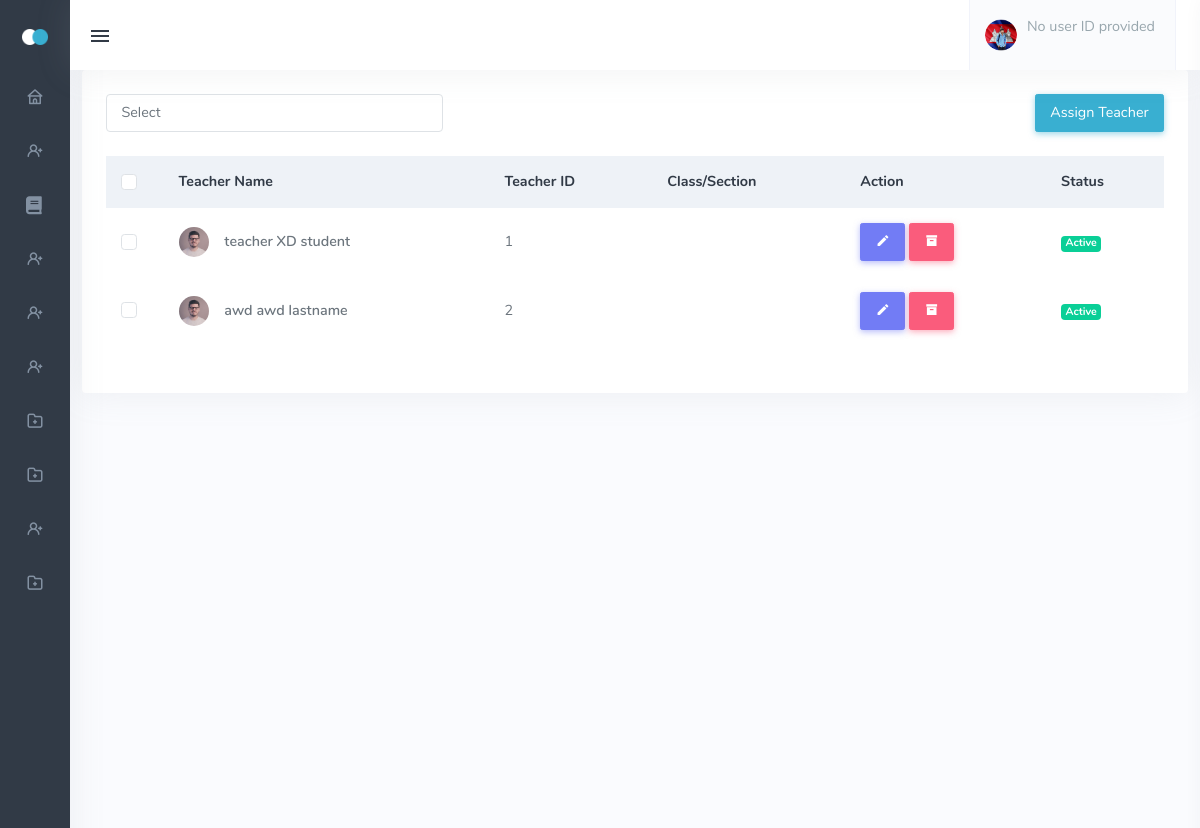
The app's page /admin_assign_teacher_class.php, older data.
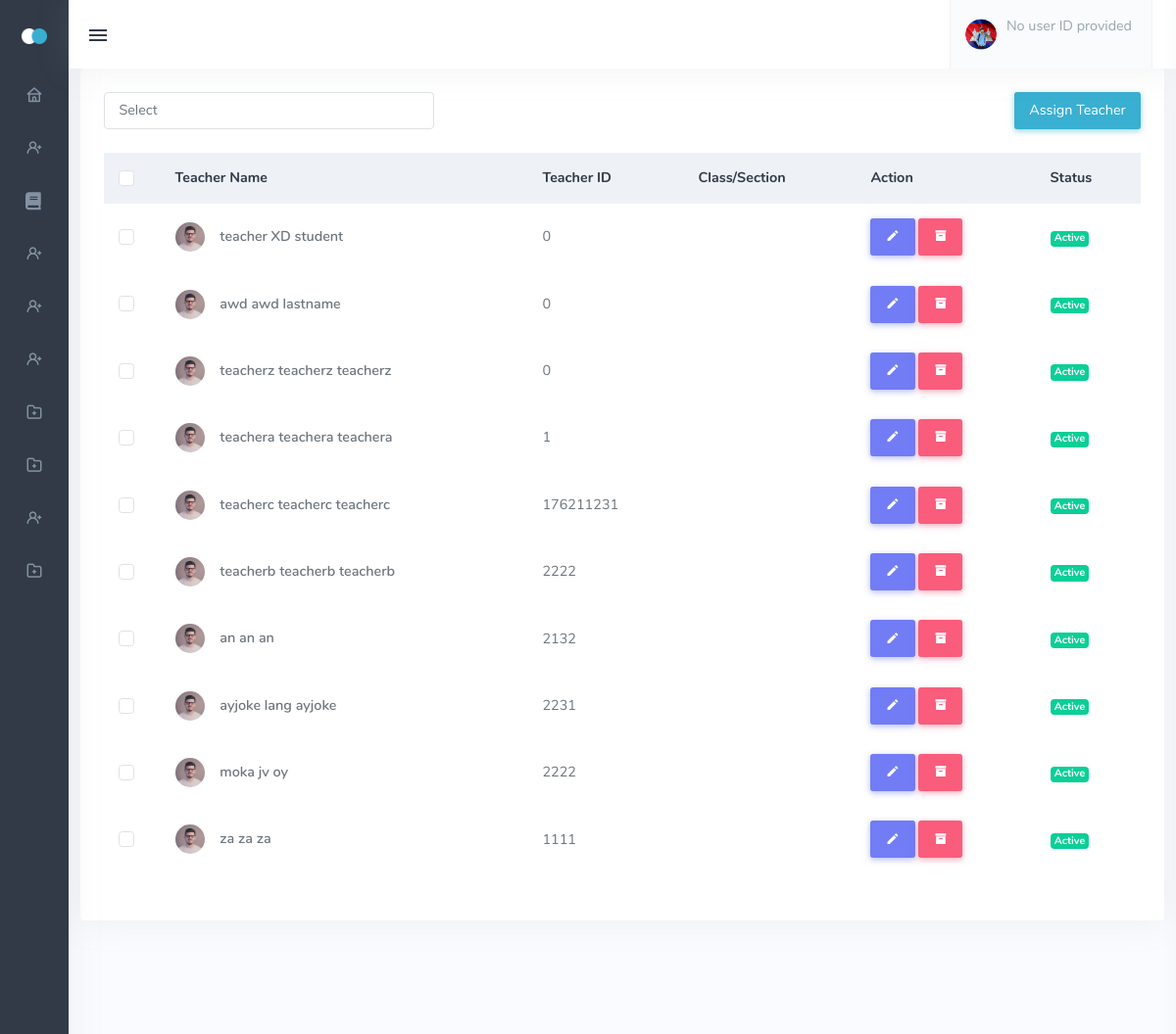
The same page, newer data.
### tables this page shows
CREATE TABLE `tbl_teachers` (
  `teacher_id` bigint(11) NOT NULL,
  `user_id` int(11) NOT NULL,
  `credentials_id` int(11) NOT NULL,
  `address_id` int(11) NOT NULL,
  `level_id` int(11) NOT NULL,
  `status_id` int(11) NOT NULL,
  `account_id` int(11) NOT NULL,
  `valid_id` int(11) NOT NULL
);

CREATE TABLE `tbl_userinfo` (
  `user_id` int(11) NOT NULL,
  `firstname` varchar(244) NOT NULL,
  `middlename` varchar(244) NOT NULL,
  `lastname` varchar(244) NOT NULL,
  `birthday` date NOT NULL,
  `gender` varchar(244) NOT NULL
);

### admin_assign_teacher_class.php (the view, shortened to what this page needs)
<!DOCTYPE html>
<html lang="en" class="menuitem-active">
<head>
    <link href="assets/css/icons.min.css" rel="stylesheet" type="text/css">
    <link href="assets/css/app.min.css" rel="stylesheet" type="text/css" id="light-style">
    <link href="assets/css/app-dark.min.css" rel="stylesheet" type="text/css" id="dark-style" disabled="disabled">
    <link rel="stylesheet" href="https://cdnjs.cloudflare.com/ajax/libs/font-awesome/5.15.3/css/all.min.css">
    <link href="assets/css/vendor/quill.core.css" rel="stylesheet" type="text/css" />
    <link href="assets/css/vendor/quill.snow.css" rel="stylesheet" type="text/css" />
</head>
<body class="show"
    data-layout-config="{&quot;leftSideBarTheme&quot;:&quot;dark&quot;,&quot;layoutBoxed&quot;:false, &quot;leftSidebarCondensed&quot;:false, &quot;leftSidebarScrollable&quot;:false,&quot;darkMode&quot;:false, &quot;showRightSidebarOnStart&quot;: false}"
    data-leftbar-theme="dark" data-leftbar-compact-mode="condensed" style="visibility: visible;">
    <div class="wrapper">
        <div class="leftside-menu menuitem-active">
            <a href="index.html" class="logo text-center logo-light">
                <span class="logo-sm">
                    <img src="assets/images/logo_sm.png" alt="" height="16">
                </span>
            </a>
            <div class="h-100 show" id="leftside-menu-container" data-simplebar="init">
                <div class="simplebar-wrapper" style="margin: 0px;">
                    <div class="simplebar-mask">
                        <div class="simplebar-offset" style="right: 0px; bottom: 0px;">
                            <div class="simplebar-content-wrapper" style="height: 100%; overflow: hidden;">
                                <div class="simplebar-content" style="padding: 0px;">
                                <ul class="side-nav">
<li class="side-nav-item">
    <a href="admin_dashboard.php" class="side-nav-link">
        <i class="uil-home"></i>
    </a>
</li>
<li class="side-nav-item">
    <a data-bs-toggle="collapse" href="#sidebarDashboards" aria-expanded="false"
        aria-controls="sidebarDashboards" class="side-nav-link collapsed">
        <i class="uil-user-plus"></i>
    </a>
</li>
<li class="side-nav-item">
    <a href="admin_manage_lesson.php" class="side-nav-link">
        <i class="fa fa-book"></i>
    </a>
</li>
<li class="side-nav-item">
    <a data-bs-toggle="collapse" href="#sidebarDashboardsLessons"
        aria-expanded="false" aria-controls="sidebarDashboards"
        class="side-nav-link collapsed">
        <i class="uil-user-plus"></i>
    </a>
</li>
<li class="side-nav-item">
    <a data-bs-toggle="collapse" href="#sidebarquiz"
        aria-expanded="false" aria-controls="sidebarquiz"
        class="side-nav-link collapsed">
        <i class="uil-user-plus"></i>
    </a>
</li>
<li class="side-nav-item">
    <a href="admin_assign_lesson_to_teacher.php " class="side-nav-link">
        <i class="uil-user-plus"></i>
    </a>
</li>
<li class="side-nav-item">
    <a data-bs-toggle="collapse" href="#sidebarclass" aria-expanded="false"
        aria-controls="sidebarclass" class="side-nav-link">
        <i class="uil-folder-plus"></i>
    </a>
</li>
<li class="side-nav-item">
    <a data-bs-toggle="collapse" href="#sidebarArea" aria-expanded="false"
        aria-controls="sidebarArea" class="side-nav-link">
        <i class="uil-folder-plus"></i>
    </a>
</li>
<li class="side-nav-item">
    <a href="#" class="side-nav-link">
        <i class="uil-user-plus"></i>
    </a>
</li>
<li class="side-nav-item">
    <a data-bs-toggle="collapse" href="#sidebarEmail" aria-expanded="false"
        aria-controls="sidebarEmail" class="side-nav-link">
        <i class="uil-folder-plus"></i>
    </a>
</li>
</ul>
                                </div>
                            </div>
                        </div>
                    </div>
                    <div class="simplebar-placeholder" style="width: 70px; height: 1150px;"></div>
                </div>
            </div>
        </div>
        <div class="content-page">
            <div class="content">
                    <div class="navbar-custom">
                    <ul class="list-unstyled topbar-menu float-end mb-0">
                        <li class="dropdown notification-list">
                            <a class="nav-link dropdown-toggle nav-user arrow-none me-0" data-bs-toggle="dropdown"
                                href="#" role="button" aria-haspopup="false" aria-expanded="false">
                                <span class="account-user-avatar">
                                    <img src="assets/images/users/avatar-1.jpg" alt="user-image" class="rounded-circle">
                                </span>
                                <span>
                                    <?php
                                    include 'dbcon.php';
                                    if (isset($_SESSION['user_id'])) {
                                        $user_id = $_SESSION['user_id'];
                                        $sql = "SELECT tbl_userinfo.user_id, tbl_userinfo.firstname, tbl_userinfo.middlename, tbl_userinfo.lastname, tbl_user_level.level
                                                    FROM tbl_admin
                                                    JOIN tbl_userinfo ON tbl_admin.user_id = tbl_userinfo.user_id
                                                    JOIN tbl_user_level ON tbl_admin.level_id = tbl_user_level.level_id
                                                    WHERE tbl_user_level.level = 'ADMIN' AND tbl_userinfo.user_id = '$user_id'
                                                    LIMIT 1;";
                                        $result = mysqli_query($conn, $sql);
                                        if ($result && mysqli_num_rows($result) > 0) {
                                            $row = mysqli_fetch_assoc($result);
                                            ?>
                                            <span class="account-user-name"><?php echo $row['firstname'] . ' ' . $row['lastname'] . ' ' . $row['lastname']; ?></span>
                                            <span class="account-position"><?php echo $row['level']; ?></span>
                                            <?php
                                        } else {
                                            echo "No records found in tbl_admin";
                                        }
                                    } else {
                                        echo "No user ID provided";
                                    }
                                    ?>
                                </span>
                            </a>
                        </li>
                    </ul>
                    <button class="button-menu-mobile open-left">
                        <i class="mdi mdi-menu"></i>
                    </button>
                </div>
        <div class="row">
          <div class="col-12">
            <div class="card">
              <div class="card-body">
                <div class="row mb-2">
                  <div class="col-sm-4">
                    <select class="form-control select2" data-toggle="select2">
                      <option>Select</option>
                    </select>
                  </div>
                  <div class="col-sm-8">
                    <div class="text-sm-end">
                    <button type="button" class="btn btn-info mb-2" data-bs-toggle="modal" data-bs-target="#assignTeacherModal">Assign Teacher</button>
                    </div>
                  </div>
                </div>
                <div class="table-responsive">
                  <table class="table table-centered table-borderless table-hover w-100 dt-responsive nowrap" id="products-datatable">
                    <thead class="table-light">
                      <tr>
                        <th style="width: 20px;">
                          <div class="form-check">
                            <input type="checkbox" class="form-check-input" id="customCheck1">
                            <label class="form-check-label" for="customCheck1">&nbsp;</label>
                          </div>
                        </th>
                        <th>Teacher Name</th>
                        <th>Teacher ID</th>
                        <th>Class/Section</th>
                        <th>Action</th>
                        <th>Status</th>
                      </tr>
                    </thead>
                    <tbody>
                    <?php
                    include 'dbcon.php';
                    $sql = "SELECT tbl_teachers.teacher_id, tbl_userinfo.user_id, tbl_userinfo.firstname, tbl_userinfo.middlename, tbl_userinfo.lastname,
                    tbl_usercredentials.email, tbl_usercredentials.contact, tbl_user_level.level, tbl_user_status.status
                FROM tbl_teachers
                JOIN tbl_userinfo ON tbl_teachers.user_id = tbl_userinfo.user_id
                JOIN tbl_usercredentials ON tbl_teachers.credentials_id = tbl_usercredentials.usercredentials_id
                JOIN tbl_user_level ON tbl_teachers.level_id = tbl_user_level.level_id
                JOIN tbl_user_status ON tbl_teachers.status_id = tbl_user_status.status_id
                WHERE tbl_user_level.level = 'TEACHER' AND tbl_user_status.status = 1";
                    $result = mysqli_query($conn, $sql);
                    if ($result && mysqli_num_rows($result) > 0) {
                        while ($row = mysqli_fetch_assoc($result)) {
                            ?>
                            <tr>
                             <td>
                            <div class="form-check">
                            <input type="checkbox" class="form-check-input" id="customCheck2">
                            <label class="form-check-label" for="customCheck2">&nbsp;</label>
                             </div>
                             </td>
                           <td class="table-user">
                           <img src="assets/images/users/avatar-4.jpg" alt="table-user" class="me-2 rounded-circle">
                           <a href="javascript:void(0);" class="text-body fw-semibold">
                           <?php echo $row['firstname'] . ' ' . $row['middlename'] . ' ' . $row['lastname'] ?>
                           </a>
                           </td>
                           <td>
                           <?php echo $row['teacher_id'] ?>
                           </td>
                           <td>
                            </td>
                            <td>
                                          <a href="admin_edit_teacher_acc.php?user_id=<?php echo $row['user_id'] ?>">
                                              <button type="button" class="btn btn-primary"><i class="mdi mdi-pencil"></i> </button>
                                          </a>
                                          <a href="admin_teacher_deactivate.php?teacher_id=<?php echo $row['teacher_id'] ?>" class="decline">
                                              <button type="button" class="btn btn-danger"><i class="mdi mdi-archive"></i> </button>
                                          </a>
                                          </td>
                            <td>
                            <?php
                            if ($row['status'] == 1) {
                                ?>
                                <span class="badge bg-success">Active</span>
                                <?php
                            } else {
                                ?>
                                    <span class="badge bg-warning">Inactive</span>
                                    <?php
                            }
                            ?>
                            </td>
                            </tr>
                            <?php
                        }
                    }
                    ?>
                    </tbody>
                  </table>
                </div>
              </div>
            </div>
          </div>
        </div>
</body>
</html>

Row changes from the older to the newer data that the page shows:
changed tbl_teachers "teacher": teacher "1" → "0"
changed tbl_teachers "awd": teacher "2" → "0"
added tbl_teachers: user_id.firstname "teacherz", user_id.middlename "teacherz", user_id.lastname "teacherz", teacher "0"
added tbl_teachers: user_id.firstname "teachera", user_id.middlename "teachera", user_id.lastname "teachera", teacher "1"
added tbl_teachers: user_id.firstname "teacherc", user_id.middlename "teacherc", user_id.lastname "teacherc", teacher "176211231"
added tbl_teachers: user_id.firstname "teacherb", user_id.middlename "teacherb", user_id.lastname "teacherb", teacher "2222"
added tbl_teachers: user_id.firstname "an", user_id.middlename "an", user_id.lastname "an", teacher "2132"
added tbl_teachers: user_id.firstname "ayjoke", user_id.middlename "lang", user_id.lastname "ayjoke", teacher "2231"
added tbl_teachers: user_id.firstname "moka", user_id.middlename "jv", user_id.lastname "oy", teacher "2222"
added tbl_teachers: user_id.firstname "za", user_id.middlename "za", user_id.lastname "za", teacher "1111"
